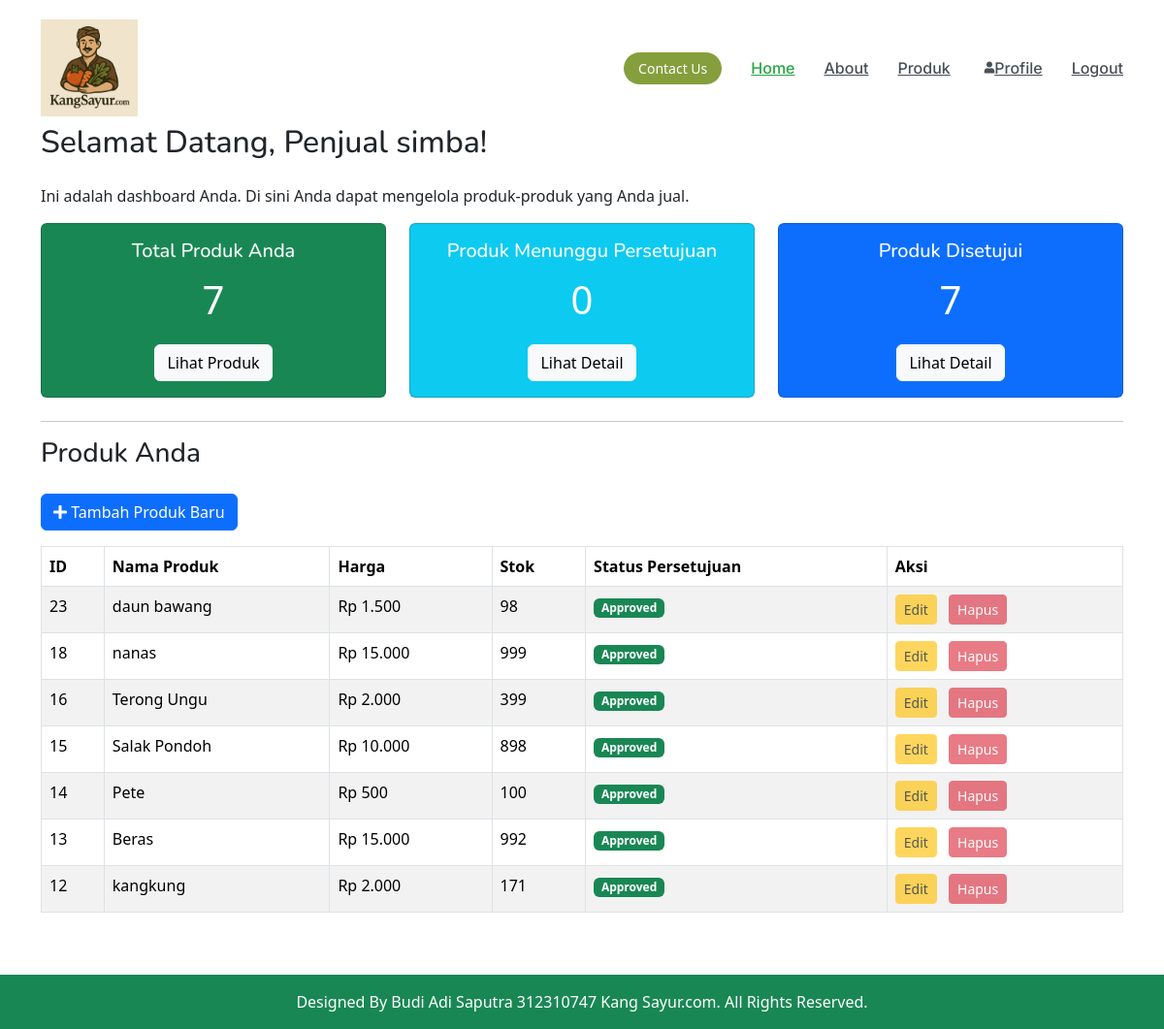
The page /sayuran/seller/seller_dashboard.php (signed in) on the database its author committed.
### tables this page shows
CREATE TABLE `produk` (
  `id` int(11) NOT NULL,
  `name` varchar(255) NOT NULL,
  `description` text DEFAULT NULL,
  `price` decimal(10,2) NOT NULL,
  `stock` int(11) NOT NULL DEFAULT 0,
  `category_id` int(11) DEFAULT NULL,
  `seller_id` int(11) DEFAULT NULL,
  `image_url` varchar(255) DEFAULT NULL,
  `created_at` timestamp NOT NULL DEFAULT current_timestamp(),
  `status_persetujuan` enum('pending','approved','rejected') DEFAULT 'pending' COMMENT 'Status persetujuan produk oleh admin'
);

### sayuran/seller/seller_dashboard.php (the view, shortened to what this page needs)
<?php
include_once __DIR__ . '/../include/header.php';
$seller_id = $_SESSION['user_id'];
$seller_username = $_SESSION['username'];
$products = [];
$total_products = 0;
$pending_products = 0;
try {
    $pdo = get_pdo_connection();
    $pdo->setAttribute(PDO::ATTR_ERRMODE, PDO::ERRMODE_EXCEPTION);
    $stmt = $pdo->prepare("SELECT id, name, description, price, stock, status_persetujuan FROM produk WHERE seller_id = ? ORDER BY created_at DESC");
    $stmt->execute([$seller_id]);
    $products = $stmt->fetchAll(PDO::FETCH_ASSOC);
    $total_products = count($products);
    $stmt_pending_count = $pdo->prepare("SELECT COUNT(*) FROM produk WHERE seller_id = ? AND status_persetujuan = 'pending'");
    $stmt_pending_count->execute([$seller_id]);
    $pending_products = $stmt_pending_count->fetchColumn();
} catch (PDOException $e) {
    $error_message = "Terjadi kesalahan database: " . $e->getMessage();
}
?>
<div class="container mt-5">
    <h2 class="mb-4">Selamat Datang, Penjual <?php echo htmlspecialchars($seller_username); ?>!</h2>
    <p>Ini adalah dashboard Anda. Di sini Anda dapat mengelola produk-produk yang Anda jual.</p>
    <div class="row mb-4">
        <div class="col-md-4">
            <div class="card text-center bg-success text-white">
                <div class="card-body">
                    <h5 class="card-title">Total Produk Anda</h5>
                    <p class="card-text fs-1"><?php echo htmlspecialchars($total_products); ?></p>
                    <a href="seller_produk.php" class="btn btn-light">Lihat Produk</a>
                </div>
            </div>
        </div>
        <div class="col-md-4">
            <div class="card text-center bg-info text-white">
                <div class="card-body">
                    <h5 class="card-title">Produk Menunggu Persetujuan</h5>
                    <p class="card-text fs-1"><?php echo htmlspecialchars($pending_products); ?></p>
                    <a href="seller_produk.php?status=pending" class="btn btn-light">Lihat Detail</a>
                </div>
            </div>
        </div>
        <div class="col-md-4">
            <div class="card text-center bg-primary text-white">
                <div class="card-body">
                    <h5 class="card-title">Produk Disetujui</h5>
                    <?php
                    $approved_count = 0;
                    foreach ($products as $p) {
                        if ($p['status_persetujuan'] == 'approved') {
                            $approved_count++;
                        }
                    }
                    ?>
                    <p class="card-text fs-1"><?php echo htmlspecialchars($approved_count); ?></p>
                    <a href="seller_produk.php?status=approved" class="btn btn-light">Lihat Detail</a>
                </div>
            </div>
        </div>
    </div>
    <hr>
    <h3 class="mb-4" id="daftar-produk">Produk Anda</h3>
    <div class="mb-3">
        <a href="add_product_seller.php" class="btn btn-primary"><i class="fas fa-plus"></i> Tambah Produk Baru</a>
    </div>
    <?php if (empty($products)): ?>
        <div class="alert alert-info text-center" role="alert">
            Anda belum menambahkan produk apapun.
        </div>
    <?php else: ?>
        <div class="table-responsive">
            <table class="table table-bordered table-striped">
                <thead>
                    <tr>
                        <th>ID</th>
                        <th>Nama Produk</th>
                        <th>Harga</th>
                        <th>Stok</th>
                        <th>Status Persetujuan</th>
                        <th>Aksi</th>
                    </tr>
                </thead>
                <tbody>
                    <?php
                    foreach ($products as $product): ?>
                        <tr>
                            <td><?php echo htmlspecialchars($product['id']); ?></td>
                            <td><?php echo htmlspecialchars($product['name']); ?></td>
                            <td>Rp <?php echo number_format($product['price'], 0, ',', '.'); ?></td>
                            <td><?php echo htmlspecialchars($product['stock']); ?></td>
                            <td>
                                <span class="badge
                                    <?php
                                        if ($product['status_persetujuan'] == 'pending') echo 'bg-warning text-dark';
                                        elseif ($product['status_persetujuan'] == 'approved') echo 'bg-success';
                                        elseif ($product['status_persetujuan'] == 'rejected') echo 'bg-danger';
                                        else echo 'bg-secondary';
                                    ?>">
                                    <?php echo htmlspecialchars(ucfirst($product['status_persetujuan'])); ?>
                                </span>
                            </td>
                            <td>
                                <a href="edit_product_seller.php?id=<?php echo htmlspecialchars($product['id']); ?>" class="btn btn-sm btn-warning me-2
                                    <?php echo ($product['status_persetujuan'] == 'approved' || $product['status_persetujuan'] == 'rejected') ? 'disabled' : ''; ?>">Edit</a>
                                <a href="delete_product_seller.php?id=<?php echo htmlspecialchars($product['id']); ?>" class="btn btn-sm btn-danger
                                    <?php echo ($product['status_persetujuan'] == 'approved' || $product['status_persetujuan'] == 'rejected') ? 'disabled' : ''; ?>"
                                    onclick="return confirm('Apakah Anda yakin ingin menghapus produk ini?');">Hapus</a>
                            </td>
                        </tr>
                    <?php endforeach; ?>
                </tbody>
            </table>
        </div>
    <?php endif; ?>
</div>
<?php
include_once __DIR__ . '/../include/footer.php';
?>

### sayuran/assets/css/main.css (style rules this page uses)
:root { --default-font: "Roboto", system-ui, -apple-system, "Segoe UI", Roboto, "Helvetica Neue", Arial, "Noto Sans", "Liberation Sans", sans-serif, "Apple Color Emoji", "Segoe UI Emoji", "Segoe UI Symbol", "Noto Color Emoji"; --heading-font: "Nunito", sans-serif; --nav-font: "Inter", sans-serif; }
:root { --background-color: #ffffff; --default-color: #31511E; --heading-color: #88C273; --accent-color: #859F3D; --surface-color: #ffffff; --contrast-color: #ffffff; }
:root { --nav-color: #313336; --nav-hover-color: #859F3D; --nav-mobile-background-color: #ffffff; --nav-dropdown-background-color: #ffffff; --nav-dropdown-color: #313336; --nav-dropdown-hover-color: #859F3D; }
:root { scroll-behavior: smooth; }
body { color: var(--default-color); background-color: transparent; font-family: var(--default-font); padding-top: 80px; }
a { color: var(--accent-color); text-decoration: none; transition: 0.3s; }
h1, h2, h3, h4, h5, h6 { color: var(--heading-color); font-family: var(--heading-font); }

### rows shown on the page
produk: id "23", name "daun bawang", price "1.500", stock "98", status_persetujuan "Approved"
produk: id "18", name "nanas", price "15.000", stock "999", status_persetujuan "Approved"
produk: id "16", name "Terong Ungu", price "2.000", stock "399", status_persetujuan "Approved"
produk: id "15", name "Salak Pondoh", price "10.000", stock "898", status_persetujuan "Approved"
produk: id "14", name "Pete", price "500", stock "100", status_persetujuan "Approved"
produk: id "13", name "Beras", price "15.000", stock "992", status_persetujuan "Approved"
produk: id "12", name "kangkung", price "2.000", stock "171", status_persetujuan "Approved"

### other values the page prints
$seller_username "simba"
$total_products "7"
$pending_products "0"
$approved_count "7"
